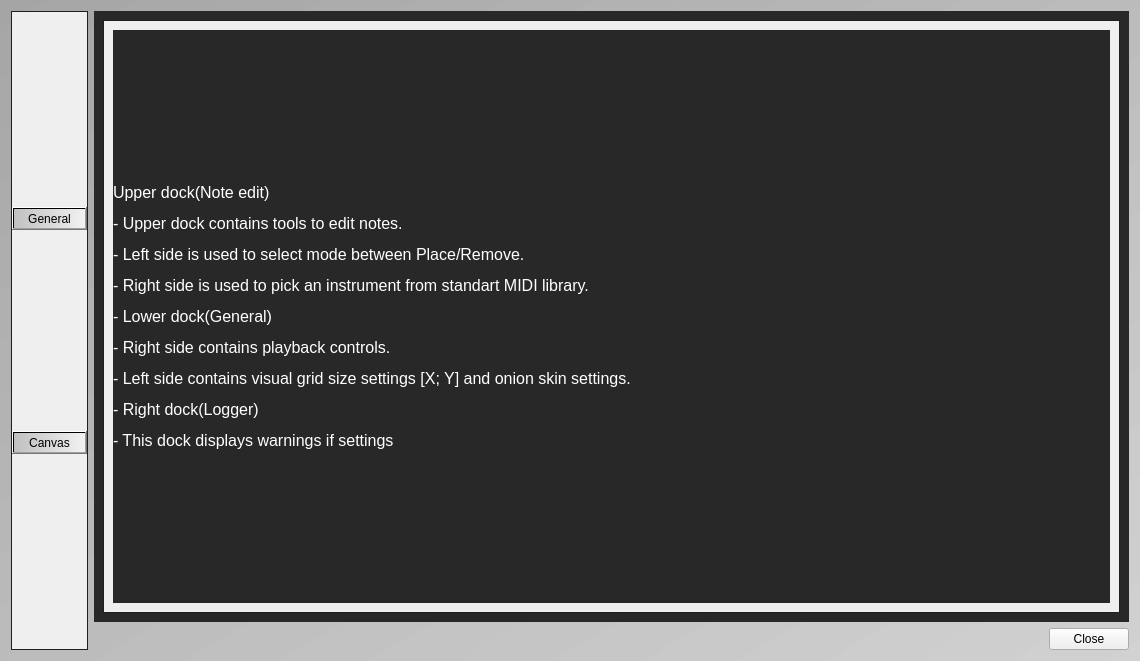
<?xml version="1.0" encoding="UTF-8"?>
<ui version="4.0">
 <class>Dialog</class>
 <widget class="QDialog" name="Dialog">
  <property name="geometry">
   <rect>
    <x>0</x>
    <y>0</y>
    <width>1140</width>
    <height>661</height>
   </rect>
  </property>
  <property name="windowTitle">
   <string>Dialog</string>
  </property>
  <property name="styleSheet">
   <string notr="true">QDialog {background-color: qlineargradient(spread:pad, x1:0, y1:0, x2:2, y2:2, stop:0 rgba(0, 0, 0, 50), stop:1 rgba(255, 255, 255, 50))}

QFrame {background-color: rgb(40,40,40)}</string>
  </property>
  <layout class="QHBoxLayout" name="horizontalLayout">
   <item>
    <widget class="QScrollArea" name="scrollArea">
     <property name="sizePolicy">
      <sizepolicy hsizetype="Preferred" vsizetype="Expanding">
       <horstretch>0</horstretch>
       <verstretch>0</verstretch>
      </sizepolicy>
     </property>
     <property name="widgetResizable">
      <bool>true</bool>
     </property>
     <widget class="QWidget" name="scrollAreaWidgetContents">
      <property name="geometry">
       <rect>
        <x>0</x>
        <y>0</y>
        <width>86</width>
        <height>641</height>
       </rect>
      </property>
      <layout class="QVBoxLayout" name="verticalLayout_2">
       <property name="leftMargin">
        <number>0</number>
       </property>
       <property name="topMargin">
        <number>0</number>
       </property>
       <property name="rightMargin">
        <number>0</number>
       </property>
       <property name="bottomMargin">
        <number>0</number>
       </property>
       <item>
        <widget class="QPushButton" name="GeneralPageButton">
         <property name="sizePolicy">
          <sizepolicy hsizetype="Preferred" vsizetype="Fixed">
           <horstretch>0</horstretch>
           <verstretch>0</verstretch>
          </sizepolicy>
         </property>
         <property name="styleSheet">
          <string notr="true">background-color: qlineargradient(spread:pad, x1:0, y1:0, x2:1, y2:0, stop:0 rgba(0, 0, 0, 50), stop:1 rgba(255, 255, 255, 50))</string>
         </property>
         <property name="text">
          <string>General</string>
         </property>
         <property name="default">
          <bool>false</bool>
         </property>
         <property name="flat">
          <bool>false</bool>
         </property>
        </widget>
       </item>
       <item>
        <widget class="QPushButton" name="CanvasPageButton">
         <property name="styleSheet">
          <string notr="true">background-color: qlineargradient(spread:pad, x1:0, y1:0, x2:1, y2:0, stop:0 rgba(0, 0, 0, 50), stop:1 rgba(255, 255, 255, 50))</string>
         </property>
         <property name="text">
          <string>Canvas</string>
         </property>
         <property name="default">
          <bool>false</bool>
         </property>
         <property name="flat">
          <bool>false</bool>
         </property>
        </widget>
       </item>
      </layout>
     </widget>
    </widget>
   </item>
   <item>
    <layout class="QVBoxLayout" name="verticalLayout">
     <item>
      <widget class="QStackedWidget" name="MainTab">
       <property name="currentIndex">
        <number>0</number>
       </property>
       <widget class="QWidget" name="GeneralThemePage">
        <layout class="QVBoxLayout" name="verticalLayout_3">
         <item>
          <widget class="QScrollArea" name="scrollArea_2">
           <property name="sizeAdjustPolicy">
            <enum>QAbstractScrollArea::AdjustToContents</enum>
           </property>
           <property name="widgetResizable">
            <bool>true</bool>
           </property>
           <widget class="QWidget" name="scrollAreaWidgetContents_2">
            <property name="geometry">
             <rect>
              <x>0</x>
              <y>0</y>
              <width>1006</width>
              <height>592</height>
             </rect>
            </property>
            <layout class="QVBoxLayout" name="verticalLayout_6">
             <item>
              <layout class="QVBoxLayout" name="verticalLayout_5">
               <item>
                <widget class="QLabel" name="label_6">
                 <property name="font">
                  <font>
                   <pointsize>12</pointsize>
                  </font>
                 </property>
                 <property name="styleSheet">
                  <string notr="true">color: rgb(255, 255, 255)</string>
                 </property>
                 <property name="text">
                  <string>&lt;html&gt;&lt;head/&gt;&lt;body&gt;&lt;p&gt;Upper dock(Note edit)&lt;/p&gt;&lt;p&gt;    - Upper dock contains tools to edit notes.&lt;/p&gt;&lt;p&gt;    - Left side is used to select mode between Place/Remove.&lt;/p&gt;&lt;p&gt;    - Right side is used to pick an instrument from standart MIDI library.&lt;/p&gt;&lt;p&gt;- Lower dock(General)&lt;/p&gt;&lt;p&gt;    - Right side contains playback controls.&lt;/p&gt;&lt;p&gt;    - Left side contains visual grid size settings [X; Y] and onion skin settings.&lt;/p&gt;&lt;p&gt;- Right dock(Logger)&lt;/p&gt;&lt;p&gt;    - This dock displays warnings if settings&lt;/p&gt;&lt;/body&gt;&lt;/html&gt;</string>
                 </property>
                 <property name="wordWrap">
                  <bool>true</bool>
                 </property>
                </widget>
               </item>
              </layout>
             </item>
            </layout>
           </widget>
          </widget>
         </item>
        </layout>
       </widget>
       <widget class="QWidget" name="CanvasPage">
        <layout class="QVBoxLayout" name="verticalLayout_4">
         <item>
          <widget class="QFrame" name="frame_5">
           <property name="frameShape">
            <enum>QFrame::StyledPanel</enum>
           </property>
           <property name="frameShadow">
            <enum>QFrame::Raised</enum>
           </property>
           <layout class="QHBoxLayout" name="horizontalLayout_6">
            <item>
             <widget class="QLabel" name="label_2">
              <property name="font">
               <font>
                <pointsize>12</pointsize>
               </font>
              </property>
              <property name="styleSheet">
               <string notr="true">color: rgb(255, 255, 255)</string>
              </property>
              <property name="text">
               <string>Canvas
    - Hold left mouse button to move around.
    - To place notes: select &quot;Place&quot; edit mode, hold right mouse button where you want to place the note and drag cursor to set its length
    - To delete notes: select &quot;Remove&quot; edit mode, click the notes [!On the same layer/instrument index!] to remove them.
    - Upper text marks show time position of the grid x
    - Side text marks show pitch of the grid y</string>
              </property>
              <property name="scaledContents">
               <bool>false</bool>
              </property>
              <property name="alignment">
               <set>Qt::AlignLeading|Qt::AlignLeft|Qt::AlignVCenter</set>
              </property>
              <property name="wordWrap">
               <bool>true</bool>
              </property>
              <property name="indent">
               <number>4</number>
              </property>
              <property name="openExternalLinks">
               <bool>false</bool>
              </property>
             </widget>
            </item>
           </layout>
          </widget>
         </item>
        </layout>
       </widget>
      </widget>
     </item>
     <item>
      <widget class="QDialogButtonBox" name="buttonBox">
       <property name="orientation">
        <enum>Qt::Horizontal</enum>
       </property>
       <property name="standardButtons">
        <set>QDialogButtonBox::Close</set>
       </property>
      </widget>
     </item>
    </layout>
   </item>
  </layout>
 </widget>
 <resources/>
 <connections>
  <connection>
   <sender>buttonBox</sender>
   <signal>accepted()</signal>
   <receiver>Dialog</receiver>
   <slot>accept()</slot>
   <hints>
    <hint type="sourcelabel">
     <x>248</x>
     <y>254</y>
    </hint>
    <hint type="destinationlabel">
     <x>157</x>
     <y>274</y>
    </hint>
   </hints>
  </connection>
  <connection>
   <sender>buttonBox</sender>
   <signal>rejected()</signal>
   <receiver>Dialog</receiver>
   <slot>reject()</slot>
   <hints>
    <hint type="sourcelabel">
     <x>316</x>
     <y>260</y>
    </hint>
    <hint type="destinationlabel">
     <x>286</x>
     <y>274</y>
    </hint>
   </hints>
  </connection>
 </connections>
</ui>
